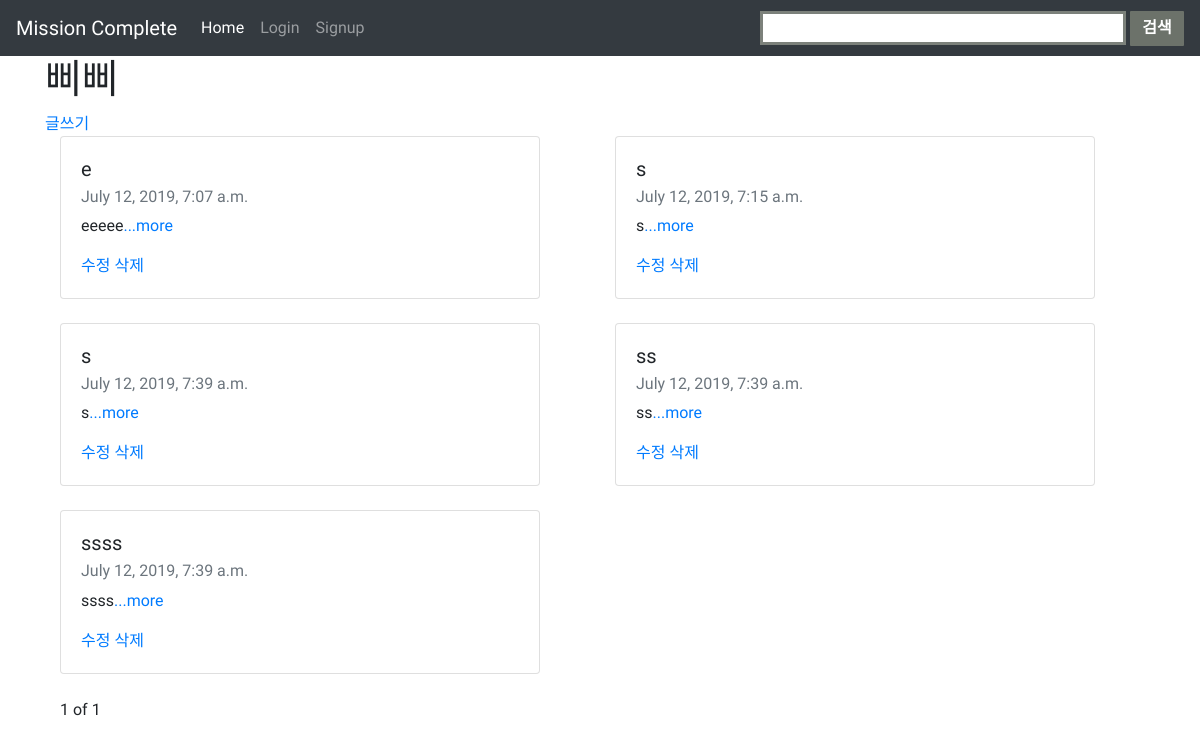
Screenshot of /crud/read/ with the database file from the repository.
### view_request/models.py (models this page shows, shortened)
class Blog(models.Model):
    title=models.CharField(max_length=100)
    pub_date=models.DateTimeField('date published')
    body=models.TextField()
    user = models.ManyToManyField(User, blank=True)
    def summary(self):
        return self.body[:100] #100글자까지만 출력해라

### view_request/views.py (the view)
# urls.py: path('read/',views.read,name="home1"),
def read(request):
    blogs = Blog.objects
    blog_list = Blog.objects.all()
    paginator = Paginator(blog_list,6)
    page=request.GET.get('page')
    posts=paginator.get_page(page)
    return render(request, 'viewcrud/funccrud.html',{'blogs':blogs, 'posts':posts})

### view_request/templates/viewcrud/funccrud.html (shortened to what this page needs)
{% extends 'base.html'%}
{% block content %}
    <h1>삐삐</h1>
    <a href="{% url 'newblog' %}">글쓰기</a>
    <div class="container">
    <div class="row">
    {% for blog in posts %}
    <div class="col">
    <div class="card" style="width: 30rem;">
            <div class="card-body">
              <h5 class="card-title">{{blog.title}}</h5>
              <h6 class="card-subtitle mb-2 text-muted">{{blog.pub_date}}</h6>
              <p class="card-text">{{blog.summary}}<a href="{% url 'detail' blog.id %}">...more</a></p>
              <a href = "{% url 'update' blog.id %}">수정</a>
              <a href = "{% url 'delete' blog.id %}">삭제</a>
            </div>
          </div>
          <br>
        </div>
          {% endfor %}
        </div>
    </div>
    <div class='container'>
        <span>{{posts.number}}</span>
        <span>of</span>
        <span>{{posts.paginator.num_pages}}</span>
    </div>
{% endblock %}

### rows the page displays
Blog: title "e", pub_date "July 12, 2019, 7:07 a.m.", summary "eeeee"
Blog: title "s", pub_date "July 12, 2019, 7:15 a.m.", summary "s"
Blog: title "s", pub_date "July 12, 2019, 7:39 a.m.", summary "s"
Blog: title "ss", pub_date "July 12, 2019, 7:39 a.m.", summary "ss"
Blog: title "ssss", pub_date "July 12, 2019, 7:39 a.m.", summary "ssss"

### other values shown
{{ posts.number }} "1"
{{ posts.paginator.num_pages }} "1"
